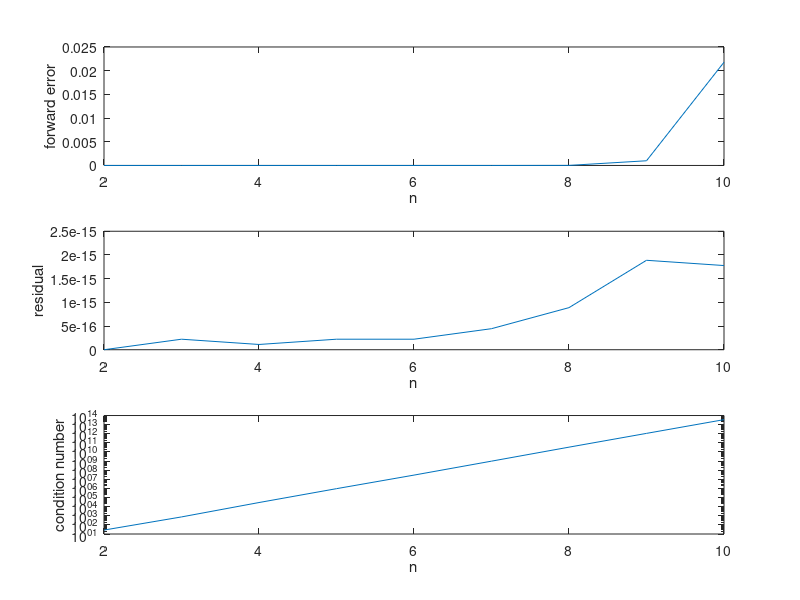

MATLAB code to generate this figure:
H2 = zeros(2);
for i = 1:2
    for j = 1:2
        H2(i,j) = 1/(i+j-1);
    end
end

H3 = zeros(3);
for i = 1:3
    for j = 1:3
        H3(i,j) = 1/(i+j-1);
    end
end
H4 = zeros(4);
for i = 1:4
    for j = 1:4
        H4(i,j) = 1/(i+j-1);
    end
end

H5 = zeros(5);
for i = 1:5
    for j = 1:5
        H5(i,j) = 1/(i+j-1);
    end
end

H6 = zeros(6);
for i = 1:6
    for j = 1:6
        H6(i,j) = 1/(i+j-1);
    end
end

H7 = zeros(7);
for i = 1:7
    for j = 1:7
        H7(i,j) = 1/(i+j-1);
    end
end

H8 = zeros(8);
for i = 1:8
    for j = 1:8
        H8(i,j) = 1/(i+j-1);
    end
end

H9 = zeros(9);
for i = 1:9
    for j = 1:9
        H9(i,j) = 1/(i+j-1);
    end
end

H10 = zeros(10);
for i = 1:10
    for j = 1:10
        H10(i,j) = 1/(i+j-1);
    end
end
%% II. Decomposition of H to upper triangular R and lower triangular R
%% Compute for the upper triangular
R2 = chol(H2);
R3 = chol(H3);
R4 = chol(H4);
R5 = chol(H5);
R6 = chol(H6);
R7 = chol(H7);
R8 = chol(H8);
R9 = chol(H9);
R10 = chol(H10);


%% Compute for the lower triangular using the existing upper triangular
S2 = H2*(inv(R2));
S3 = H3*(inv(R3));
S4 = H4*(inv(R4));
S5 = H5*(inv(R5));
S6 = H6*(inv(R6));
S7 = H7*(inv(R7));
S8 = H8*(inv(R8));
S9 = H9*(inv(R9));
S10 = H10*(inv(R10));

%% III. Create a one-dimensional matrix b from Hx. Solve for x approx using b.
x2 = ones(2,1);
x3 = ones(3,1);
x4 = ones(4,1);
x5 = ones(5,1);
x6 = ones(6,1);
x7 = ones(7,1);
x8 = ones(8,1);
x9 = ones(9,1);
x10 = ones(10,1);

b2 = H2*(x2);
b3 = H3*(x3);
b4 = H4*(x4);
b5 = H5*(x5);
b6 = H6*(x6);
b7 = H7*(x7);
b8 = H8*(x8);
b9 = H9*(x9);
b10 = H10*(x10);


%% Solving for b using R and S %%
%% forward sub %%
l = S2 %define l
b = b2
n = length(b);

for i=1:n
    for j=1:i-1 
        b(i)=b(i)-l(i,j)*y2(j);
    end
    y2(i)=b(i)/l(i,i);
end

l = S3 %define l
b = b3
n = length(b);

for i=1:n
    for j=1:i-1 
        b(i)=b(i)-l(i,j)*y3(j);
    end
    y3(i)=b(i)/l(i,i);
end
disp(y3);

l = S4 %define l
b = b4
n = length(b);

for i=1:n
    for j=1:i-1 
        b(i)=b(i)-l(i,j)*y4(j);
    end
    y4(i)=b(i)/l(i,i);
end

l = S5 %define l
b = b5
n = length(b);

for i=1:n
    for j=1:i-1 
        b(i)=b(i)-l(i,j)*y5(j);
    end
    y5(i)=b(i)/l(i,i);
end

l = S6 %define l
b = b6
n = length(b);

for i=1:n
    for j=1:i-1 
        b(i)=b(i)-l(i,j)*y6(j);
    end
    y6(i)=b(i)/l(i,i);
end

l = S7 %define l
b = b7
n = length(b);

for i=1:n
    for j=1:i-1 
        b(i)=b(i)-l(i,j)*y7(j);
    end
    y7(i)=b(i)/l(i,i);
end

l = S8 %define l
b = b8
n = length(b);

for i=1:n
    for j=1:i-1 
        b(i)=b(i)-l(i,j)*y8(j);
    end
    y8(i)=b(i)/l(i,i);
end

l = S9 %define l
b = b9
n = length(b);

for i=1:n
    for j=1:i-1 
        b(i)=b(i)-l(i,j)*y9(j);
    end
    y9(i)=b(i)/l(i,i);
end

l = S10 %define l
b = b10
n = length(b);

for i=1:n
    for j=1:i-1 
        b(i)=b(i)-l(i,j)*y10(j);
    end
    y10(i)=b(i)/l(i,i);
end



%% backward sub %%

u = R2; %define u
c = y2; %define c
n = length(c);

for i=n:-1:1
    for j=i+1:n 
        c(i)=c(i)-u(i,j)*k2(j);
    end
    k2(i)=c(i)/u(i,i);
end

u = R3; %define u
c = y3; %define c
n = length(c);

for i=n:-1:1
    for j=i+1:n 
        c(i)=c(i)-u(i,j)*k3(j);
    end
    k3(i)=c(i)/u(i,i);
end

u = R4; %define u
c = y4; %define c
n = length(c);

for i=n:-1:1
    for j=i+1:n 
        c(i)=c(i)-u(i,j)*k4(j);
    end
    k4(i)=c(i)/u(i,i);
end

u = R5; %define u
c = y5; %define c
n = length(c);

for i=n:-1:1
    for j=i+1:n 
        c(i)=c(i)-u(i,j)*k5(j);
    end
    k5(i)=c(i)/u(i,i);
end

u = R6; %define u
c = y6; %define c
n = length(c);

for i=n:-1:1
    for j=i+1:n 
        c(i)=c(i)-u(i,j)*k6(j);
    end
    k6(i)=c(i)/u(i,i);
end

u = R7; %define u
c = y7; %define c
n = length(c);

for i=n:-1:1
    for j=i+1:n 
        c(i)=c(i)-u(i,j)*k7(j);
    end
    k7(i)=c(i)/u(i,i);
end

u = R8; %define u
c = y8; %define c
n = length(c);

for i=n:-1:1
    for j=i+1:n 
        c(i)=c(i)-u(i,j)*k8(j);
    end
    k8(i)=c(i)/u(i,i);
end

u = R9; %define u
c = y9; %define c
n = length(c);

for i=n:-1:1
    for j=i+1:n 
        c(i)=c(i)-u(i,j)*k9(j);
    end
    k9(i)=c(i)/u(i,i);
end

u = R10; %define u
c = y10; %define c
n = length(c);

for i=n:-1:1
    for j=i+1:n 
        c(i)=c(i)-u(i,j)*k10(j);
    end
    k10(i)=c(i)/u(i,i);
end

disp(k10)

%% IV. Computation of the infinity-norm of the residual r.
%% Computation of the residual 
r2 = b2 - H2*k2';
r3 = b3 - H3*k3';
r4 = b4 - H4*k4';
r5 = b5 - H5*k5';
r6 = b6 - H6*k6';
r7 = b7 - H7*k7';
r8 = b8 - H8*k8';
r9 = b9 - H9*k9';
r10 = b10 - H10*k10';

%% Solve for the inf-norms of residual %%
r2norm = norm(r2, inf);
r3norm = norm(r3, inf);
r4norm = norm(r4, inf);
r5norm = norm(r5, inf);
r6norm = norm(r6, inf);
r7norm = norm(r7, inf);
r8norm = norm(r8, inf);
r9norm = norm(r9, inf);
r10norm = norm(r10, inf);

%% Solve for the forward error %%
xc2 = x2 - k2;
xc3 = x3 - k3;
xc4 = x4 - k4;
xc5 = x5 - k5;
xc6 = x6 - k6;
xc7 = x7 - k7;
xc8 = x8 - k8;
xc9 = x9 - k9;
xc10 = x10 - k10;

%% Solve for the forward error inf-norm%%
xc2norm = norm(xc2, inf);
xc3norm = norm(xc3, inf);
xc4norm = norm(xc4, inf);
xc5norm = norm(xc5, inf);
xc6norm = norm(xc6, inf);
xc7norm = norm(xc7, inf);
xc8norm = norm(xc8, inf);
xc9norm = norm(xc9, inf);
xc10norm = norm(xc10, inf);

%% Condition number of H %%
H2cond = cond(H2, inf);
H3cond = cond(H3, inf);
H4cond = cond(H4, inf);
H5cond = cond(H5, inf);
H6cond = cond(H6, inf);
H7cond = cond(H7, inf);
H8cond = cond(H8, inf);
H9cond = cond(H9, inf);
H10cond = cond(H10, inf);

%% V. Plot of the errors
%% Creation of array %%
s = 2:1:10;
t = [r2norm, r3norm, r4norm, r5norm, r6norm, r7norm, r8norm, r9norm, r10norm];
v = [xc2norm, xc3norm, xc4norm, xc5norm, xc6norm, xc7norm, xc8norm, xc9norm, xc10norm];
w = [H2cond, H3cond, H4cond, H5cond, H6cond, H7cond, H8cond, H9cond, H10cond]

%% Plotting %%
subplot(3,1,1);
plot(s,v);
xlabel('n');
ylabel('forward error');

subplot(3,1,2);
plot(s,t);
xlabel('n');
ylabel('residual');

subplot(3,1,3);
semilogy(s,w);
xlabel('n');
ylabel('condition number');